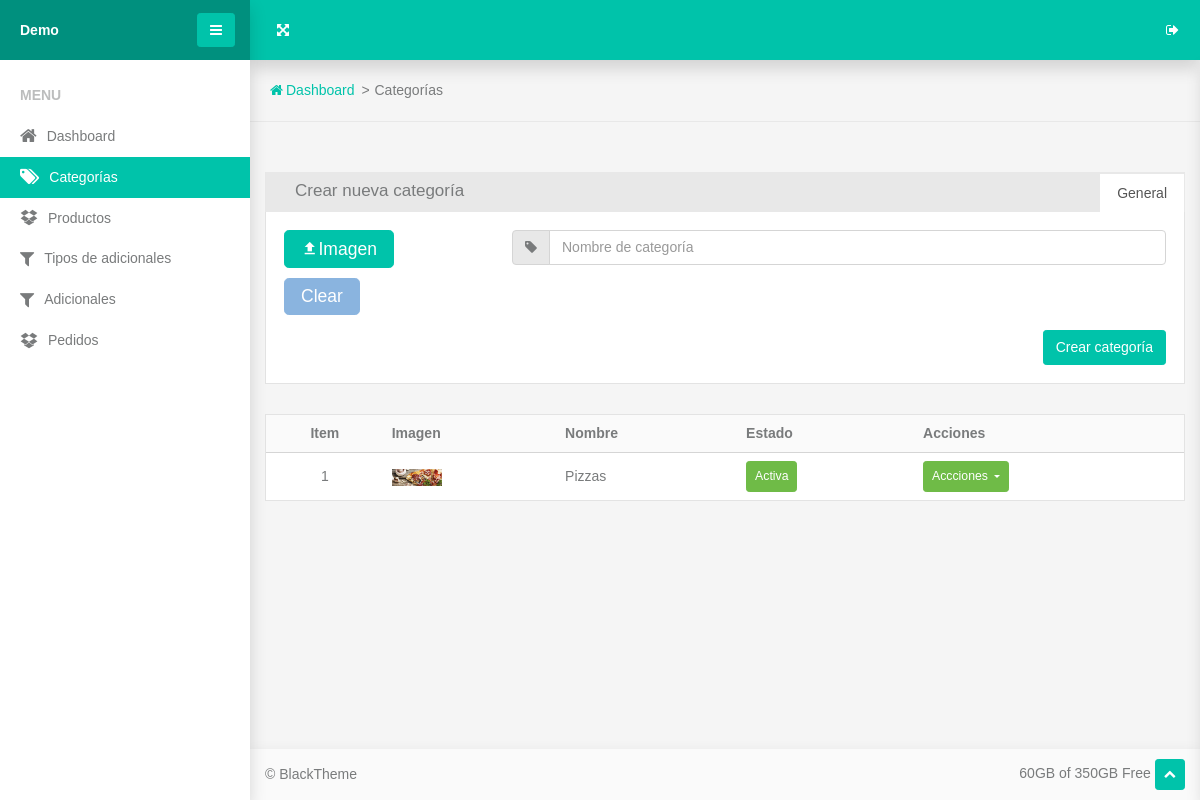
Page /categories/ on the committed database.
### www/product/models.py (models this page shows, shortened)
class Category(models.Model):
    name = models.CharField(max_length=100)
    image = models.ImageField()
    class Meta:
        verbose_name_plural = 'Categories'

### www/views.py (the view)
# urls.py: path('categories/', views.categories, name='categories'),
def categories(req):
    form = forms.CategoryForm()
    context = {
        'categories': models.Category.objects.all(),
        'form': form
    }
    if req.method == 'GET':
        return render(req, 'www/categories.html', context)
    elif req.method == 'POST':
        form = forms.CategoryForm(req.POST, req.FILES)
        if form.is_valid():
            category = form.save()
            context['category'] =  category
        return render(req, 'www/categories.html', context)

### www/forms.py
class CategoryForm(forms.ModelForm):
    class Meta:
        model = models.Category
        fields = '__all__'
        widgets = {
            'name': forms.TextInput(attrs={'class': 'form-control', 'placeholder': 'Nombre de categoría'}),
            'image': forms.FileInput(attrs={'class': 'tower-file-input'}),
        }

### www/templates/www/categories.html (shortened to what this page needs)
{% extends "base.html" %} {% load static %} {% block content %}
<section class="topbar">
  <ul class="breadcrumbs">
    <li class="breadcrumbs-item">
      <a class="breadcrumbs-link" href="{% url 'home' %}"
        ><span class="breadcrumbs-icon fa-home"></span><span>Dashboard</span></a
      >
    </li>
    <li class="breadcrumbs-item">Categorías</li>
  </ul>
</section>
<section class="section-sm">
  <div class="container-fluid">
    <div class="panel panel-nav">
      <div class="panel-header d-flex flex-wrap align-items-center justify-content-between">
        <h3 class="panel-title">Crear nueva categoría</h3>
        <ul class="nav nav-tabs scroller scroller-horizontal" role="tablist">
          <li class="nav-item">
            <a
              class="nav-link active"
              data-toggle="tab"
              href="#panelTab1"
              role="tab"
              aria-controls="panelTab1"
              aria-selected="true"
              >General</a
            >
          </li>
        </ul>
      </div>
      <div class="panel-body">
        <form method="post" enctype="multipart/form-data">
          <div class="tab-content">
            <div
              class="tab-pane fade show active"
              id="panelTab1"
              role="tabpanel">
              <div class="row row-15">
                <div class="col-md-4 col-xl-3">
                  <div class="tower-file">
                    <div class="group-10">
                      <label class="btn btn-lg btn-primary" for="id_image"><span class="mdi-upload"></span><span>Imagen</span></label>
                      <button class="tower-file-clear btn btn-lg btn-secondary align-top" type="button">Clear</button>
                    </div>
                  </div>
                </div>
                <div class="col-md-8 col-xl-9">
                  <div class="input-group form-group">
                    <div class="input-group-prepend">
                      <label class="input-group-text" for="basic-addon1"><span class="fa-tag"></span></label>
                    </div>
                    {{form.name}}
                  </div>
                </div>
                <div class="col-sm-8"></div>
                <div class="col-sm-4 text-right">
                  <button class="btn btn-primary" type="submit">Crear categoría</button>
                </div>
              </div>
            </div>
          </div>
        </form>
      </div>
    </div>
    <div class="panel">
      <div class="panel-body p-0">
        <div class="table-responsive">
          <table class="table table-sm table-borderless table-vertical-align">
            <thead>
              <tr class="border-bottom bg-lighter">
                <th class="text-center">Item</th>
                <th>Imagen</th>
                <th>Nombre</th>
                <th>Estado</th>
                <th>Acciones</th>
              </tr>
            </thead>
            <tbody>
            {% for category in categories %}
            <tr>
                <td class="text-center">
                  {{forloop.counter}}
                </td>
                <td>{% if category.image %}
                  <img src="{{ category.image.url }}" width="50" height="50" alt="">
                {% endif %}</td>
                <td>{{category.name}}</td>
                <td><button
                      class="btn btn-success btn-sm"
                    >Activa</button></td>
                <td>
                  <div class="dropdown">
                    <button
                      class="btn dropdown-toggle btn-success btn-sm"
                      data-toggle="dropdown"
                    >
                      <span>Accciones</span>
                    </button>
                  </div>
                </td>
              </tr>
            {% endfor %}
            </tbody>
          </table>
        </div>
      </div>
    </div>
  </div>
</section>
{% endblock content %}

### www/static/www/components/breadcrumbs/breadcrumbs.css (style rules this page uses)
.breadcrumbs { display: flex; flex-wrap: wrap; padding: 0 1.25rem; list-style: none; }
.breadcrumbs-item { flex-shrink: 0; }
.breadcrumbs-item:not(:first-child) { position: relative; padding-left: 20px; }
.breadcrumbs-item:not(:first-child)::before { content: '>'; position: absolute; left: 0.4375rem; }
.breadcrumbs-icon { margin-right: 0.1875rem; }

### www/static/www/components/panel/panel.css (style rules this page uses)
.panel { position: relative; display: flex; flex-direction: column; min-width: 0; word-wrap: break-word; background-color: #fff; background-clip: border-box; }
.panel-body { flex: 1 1 auto; padding: 1.25rem; border: 1px solid #e3e3e3; }
.panel-header { padding: 0.9375rem 1.25rem; background-color: #e8e8e8; }
.panel-title { font-size: 1.0625rem; }
@media (min-width: 1200px) { .panel-header { padding: 1.125rem 1.875rem; } }
@media (min-width: 1200px) { .panel-body, .panel-menu, .panel-footer { padding: 1.125rem; } }
* + .panel { margin-top: 0.8125rem; }
.panel + .panel { margin-top: 1.875rem; }
.panel-nav .panel-header { padding: 0; }
.panel-nav .nav { flex-wrap: nowrap; overflow-x: auto; }
.panel-nav .nav-tabs .nav-link { border-bottom: 0; }
.panel-nav .panel-title { padding: 0.5rem 1.875rem; }

### www/static/www/components/section/section.css (style rules this page uses)
.section-sm, .section-md, .section-lg { padding: 50px 0; }

### www/static/www/components/dropdown/dropdown.css (style rules this page uses)
.dropup, .dropright, .dropdown, .dropleft { position: relative; }
.dropdown-toggle { white-space: nowrap; }
.dropdown-toggle::after { display: inline-block; margin-left: 0.255em; vertical-align: middle; content: ""; border-top: 0.3em solid; border-right: 0.3em solid transparent; border-bottom: 0; border-left: 0.3em solid transparent; }
.dropdown { display: inline-block; }
.dropdown-toggle:after { height: 0.3em; }

### www/static/www/components/button/button.css (style rules this page uses)
.btn { display: inline-block; font-weight: 400; color: #797b7c; text-align: center; vertical-align: middle; user-select: none; background-color: transparent; border: 1px solid transparent; padding: 0.375rem 0.75rem; font-size: 0.875rem; line-height: 1.49; border-radius: 0.2rem; transition: color 0.15s ease-in-out, background-color 0.15s ease-in-out, border-color 0.15s ease-in-out, box-shadow 0.15s ease-in-out; }
.btn.disabled, .btn:disabled { opacity: 0.65; box-shadow: none; }
.btn-primary { color: #fff; background-color: #00c3aa; border-color: #00c3aa; box-shadow: 0 0 0 transparent; }
.btn-secondary { color: #fff; background-color: #4d8dce; border-color: #4d8dce; box-shadow: 0 0 0 transparent; }
.btn-secondary.disabled, .btn-secondary:disabled { color: #fff; background-color: #4d8dce; border-color: #4d8dce; }
.btn-success { color: #fff; background-color: #6fbb47; border-color: #6fbb47; box-shadow: 0 0 0 transparent; }
.btn-lg, .btn-group-lg > .btn { padding: 0.5rem 1rem; font-size: 1.09375rem; line-height: 1.1; border-radius: 0.3rem; }
.btn-sm, .btn-group-sm > .btn { padding: 0.25rem 0.5rem; font-size: 0.76563rem; line-height: 1.7; border-radius: 0.2rem; }
.btn { transition: .2s; }

### www/static/www/components/table/table.css (style rules this page uses)
.table { width: 100%; margin-bottom: 1rem; color: #797b7c; }
.table th, .table td { padding: 0.75rem; vertical-align: top; border-top: 1px solid #d5d5d5; }
.table thead th { vertical-align: bottom; border-bottom: 2px solid #d5d5d5; }
.table-sm th, .table-sm td { padding: 0.5rem; }
.table-borderless th, .table-borderless td, .table-borderless thead th, .table-borderless tbody + tbody { border: 0; }
.table-responsive { display: block; width: 100%; overflow-x: auto; -webkit-overflow-scrolling: touch; }
.table { margin-bottom: 0; }
.table-vertical-align td, .table-vertical-align th { vertical-align: middle; }

### www/static/www/components/mdi/mdi.css (style rules this page uses)
[class*='mdi-']:before { font-weight: 400; font-family: 'Material Design Icons'; }
.mdi-upload:before { content: "\f63f"; }

### rows in the picture
Category: image (picture), name "Pizzas"
